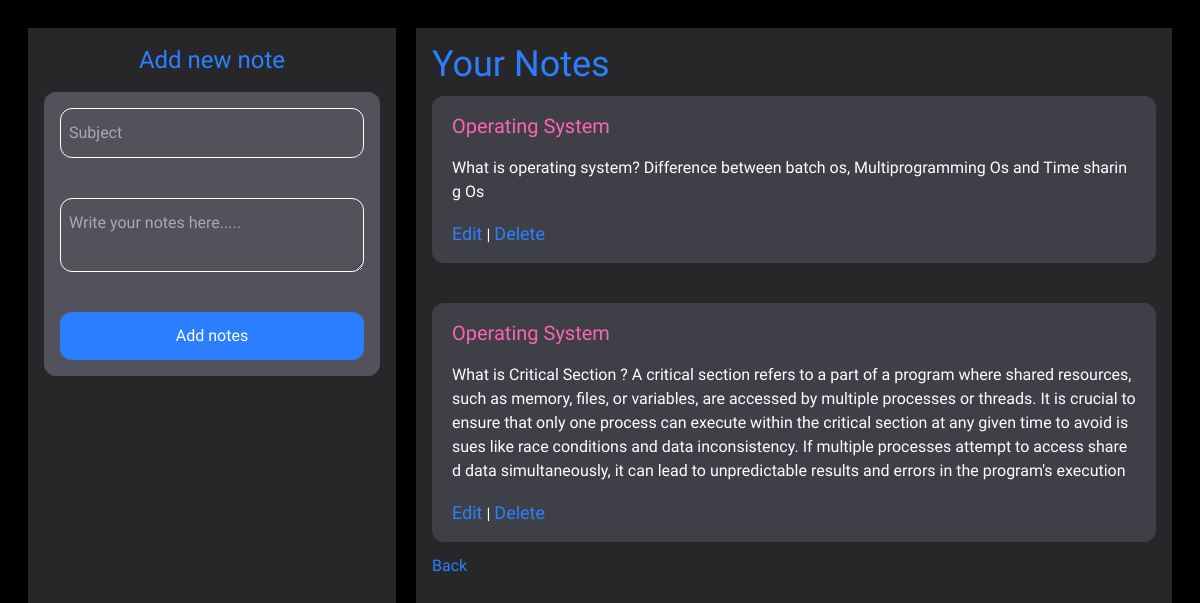
Page /notes (signed in) on the earlier database version.
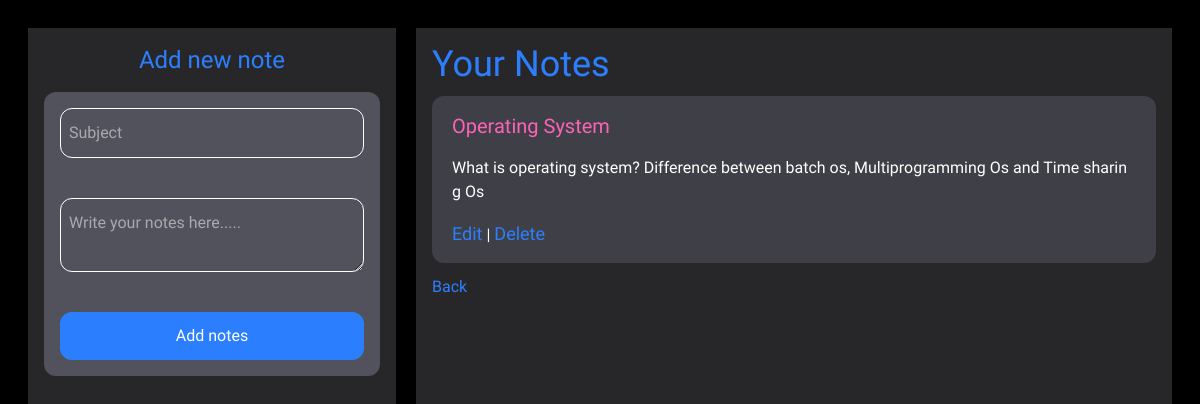
Same page on the later database version.
### tables this page shows
CREATE TABLE notes(
            id INTEGER PRIMARY KEY AUTOINCREMENT,
            user_id INTEGER,
            subject TEXT,
            content TEXT
            );

### app.py (the view)
@app.route('/notes')
def notes():
    if "user_id" not in session:
        return redirect('/login')
    conn = get_db()
    notes = conn.execute(
        "SELECT* FROM notes where user_id=?", (session["user_id"],)
    ).fetchall()
    conn.close()
    return render_template("notes.html",notes=notes)

### app.py (called while the page is built)
def get_db():
    conn = sqlite3.connect("planner.db")
    conn.row_factory = sqlite3.Row
    return conn

### templates/notes.html (shortened to what this page needs)
<!DOCTYPE html>
<html>
<head>
      <script src="https://cdn.jsdelivr.net/npm/@tailwindcss/browser@4"></script>
</head>
<body>
    <div class="h-screen w-screen bg-black text-white p-7 grid grid-cols-6 gap-5">
        <div class="col-span-2 bg-zinc-800 flex flex-col p-4 gap-4">
            <h1 class="text-2xl text-blue-500 text-center">Add new note</h1>
    <form method="POST" action="/add_note" class="bg-zinc-600 flex flex-col gap-10 p-4 rounded-xl">
        <input type="text" name="subject" class="border py-3 px-2 outline-none rounded-xl" placeholder="Subject" required>
         <textarea name="content" class="border py-3 px-2 outline-none rounded-xl" placeholder="Write your notes here....." required></textarea>
        <button type="submit" class="bg-blue-500 rounded-xl py-3">Add notes </button>
    </form>
</div>
    <div class="col-span-4 bg-zinc-800 p-4 flex flex-col gap-3">
        <h2 class="text-4xl text-blue-500">Your Notes</h2>
    <ul class="flex flex-row flex-wrap gap-10">
        {% for note in notes %}
            <div class="bg-zinc-700 py-4 px-5 rounded-xl flex flex-col flex-wrap gap-4">
                <h1 class="text-xl text-pink-400">{{ note.subject }}</h1>
                <p class="break-all">{{ note.content }}</p>
                <div>
                    <a href="" class="text-blue-500 text-[18px]">Edit</a> |
                    <a href="/delete_note/{{ note.id }}" class="text-blue-500 text-[18px]">Delete</a>
                </div>
            </div>
        {% endfor %}
    </ul>
    <a href="/home" class="text-blue-500">Back</a>
    </div>
    </div>
</body>
</html>

Differences in the rows shown:
removed notes: subject "Operating System", content "What is Critical Section ? A critical section refers to a part of a program where shared resources, such as memory, files, or variables, are accessed by multiple processes or threads. It is crucial to ensure that only one process can execute within the critical section at any given time to avoid issues like race conditions and data inconsistency. If multiple processes attempt to access shared data simultaneously, it can lead to unpredictable results and errors in the program's execution"
